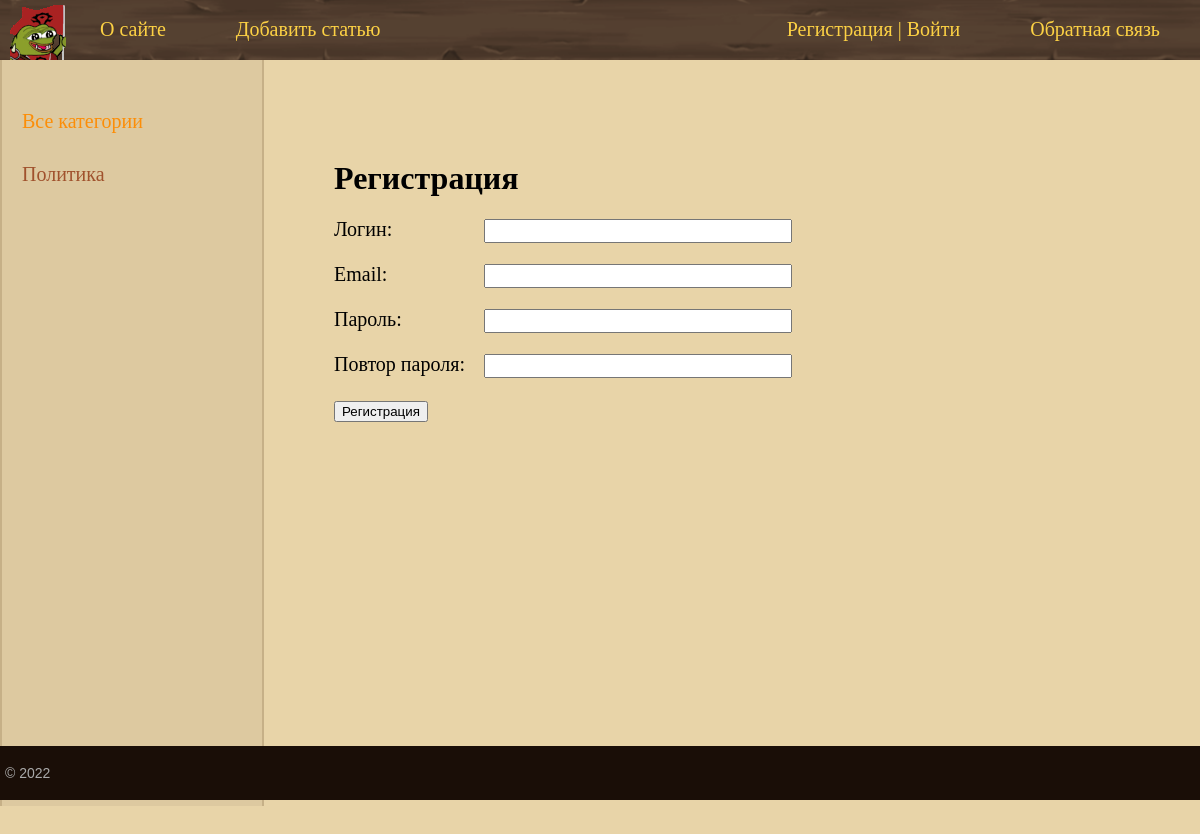
The page /blog/register/ on the database as committed earlier.
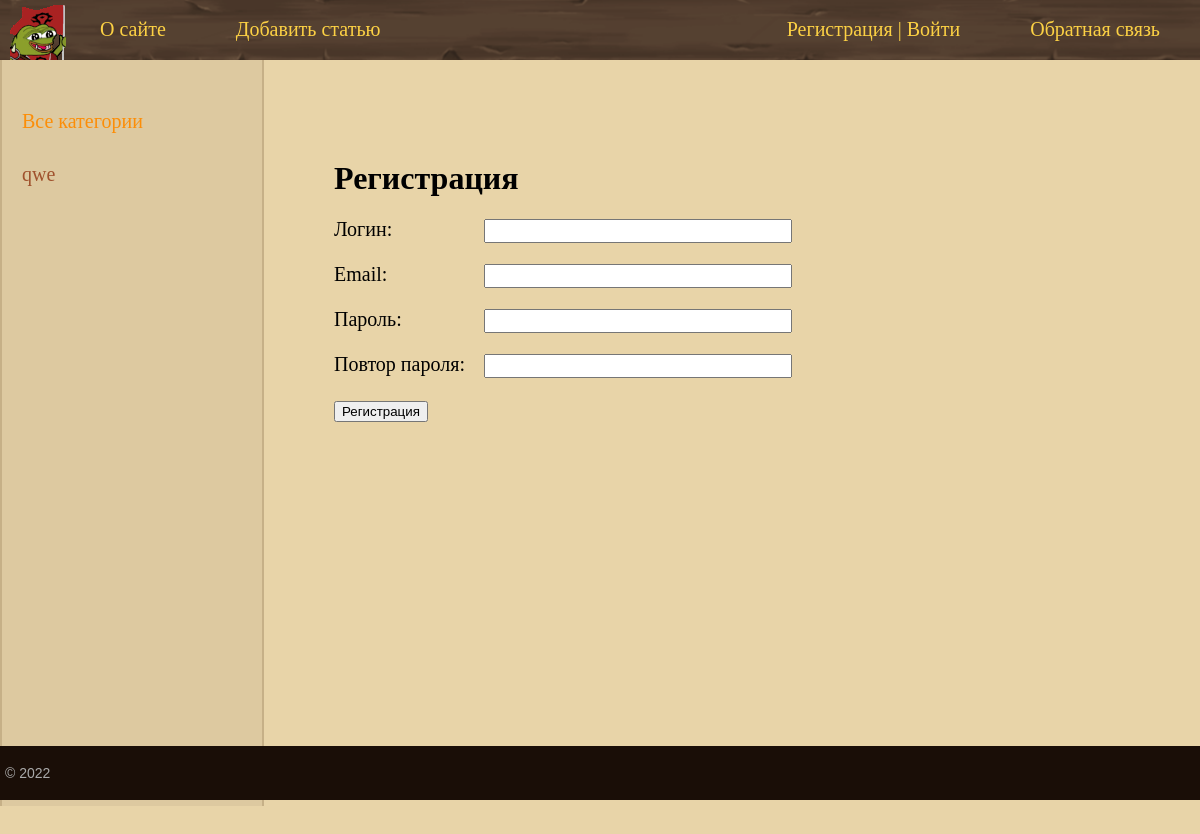
The same page on the database as committed later.
### main/models.py (models this page shows, shortened)
class Category(models.Model):
    name = models.CharField(max_length=100, db_index=True, verbose_name='Название')
    slug = models.SlugField(max_length=255, unique=True, db_index=True, verbose_name='URL')
    def get_absolute_url(self):
        return reverse('category', kwargs={'cat_slug': self.slug})
    class Meta:
        verbose_name = 'Категорию'
        verbose_name_plural = 'Категории'
        ordering = ['id']

### main/views.py (the view, shortened to what this page needs)
# urls.py: path('register/', views.RegisterUser.as_view(), name='register'),
class RegisterUser(DataMixin, CreateView):
    form_class = RegisterUserForm
    template_name = 'main/register.html'
    success_url = reverse_lazy('login')
    def get_context_data(self, *, object_list=None, **kwargs):
        context = super().get_context_data(**kwargs)
        c_def = self.get_user_context(title="Регистрация")
        return dict(list(context.items())+list(c_def.items()))

### main/forms.py
class RegisterUserForm(UserCreationForm):
    username = forms.CharField(label='Логин', widget=forms.TextInput(attrs={'class': 'form-input'}))
    email = forms.EmailField(label='Email', widget=forms.EmailInput(attrs={'class': 'form-input'}))
    password1 = forms.CharField(label='Пароль', widget=forms.PasswordInput(attrs={'class': 'form-input'}))
    password2 = forms.CharField(label='Повтор пароля', widget=forms.PasswordInput(attrs={'class': 'form-input'}))
    class Meta:
        model = User
        fields = ('username', 'email', 'password1', 'password2')

### main/templatetags/main_tags.py (called while the page is built)
@register.inclusion_tag('main/list_categories.html')
def get_categories(sort=None, cat_selected=0):
    if not sort:
        cats = Category.objects.all()
    else:
        cats = Category.objects.order_by(sort)
    return {"cats": cats}

### main/utils.py (called while the page is built)
    def get_user_context(self, **kwargs):
        context = kwargs
        cats = Category.objects.all()
        context['menu'] = menu
        context['cats'] = cats
        if 'cats_selected' not in context:
            context['cat_selected'] = 0
        return context

### main/templates/main/register.html (shortened to what this page needs)
{% extends 'main/base.html' %}
{% block content %}
<h1>{{title}}</h1>
<form method="post">
{% for f in form %}
<p><label class="form-label" for="{{ f.id_for_label }}">{{f.label}}: </label>{{ f }}</p>
{% endfor %}
    <button type="submit">Регистрация</button>
</form>
{% endblock %}

### main/templates/main/list_categories.html
{% for c in cats %}
    {% if c.pk == cat_selected %}
        <li class="selcted">{{c.name}}</li>
    {% else %}
        <li><a href="{{c.get_absolute_url}}">{{c.name}}</a></li>
    {% endif %}
{% endfor %}

Rows that differ between the two databases and show on the page:
removed Category: name "Политика"
added Category: name "qwe"
